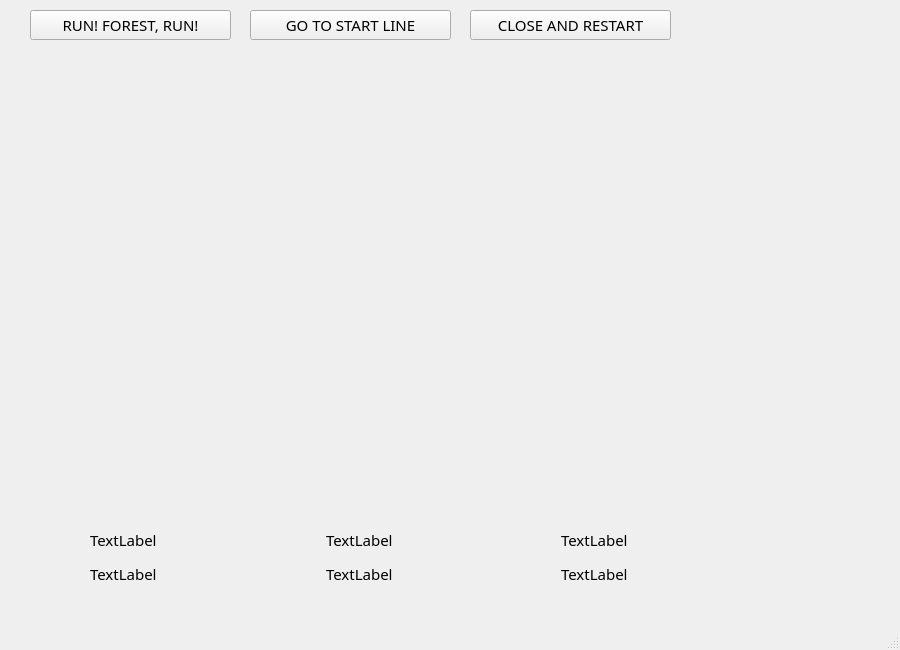
<?xml version="1.0" encoding="UTF-8"?>
<ui version="4.0">
 <class>RacingGame</class>
 <widget class="QMainWindow" name="RacingGame">
  <property name="geometry">
   <rect>
    <x>0</x>
    <y>0</y>
    <width>900</width>
    <height>650</height>
   </rect>
  </property>
  <property name="font">
   <font>
    <family>Dubai</family>
    <pointsize>11</pointsize>
   </font>
  </property>
  <property name="windowTitle">
   <string>RacingGame</string>
  </property>
  <widget class="QWidget" name="centralwidget">
   <widget class="QPushButton" name="runButton">
    <property name="geometry">
     <rect>
      <x>30</x>
      <y>10</y>
      <width>201</width>
      <height>30</height>
     </rect>
    </property>
    <property name="text">
     <string>RUN! FOREST, RUN!</string>
    </property>
    <property name="autoDefault">
     <bool>false</bool>
    </property>
   </widget>
   <widget class="QPushButton" name="startButton">
    <property name="geometry">
     <rect>
      <x>250</x>
      <y>10</y>
      <width>201</width>
      <height>30</height>
     </rect>
    </property>
    <property name="text">
     <string>GO TO START LINE</string>
    </property>
    <property name="autoDefault">
     <bool>false</bool>
    </property>
   </widget>
   <widget class="QPushButton" name="startButton_2">
    <property name="geometry">
     <rect>
      <x>470</x>
      <y>10</y>
      <width>201</width>
      <height>30</height>
     </rect>
    </property>
    <property name="text">
     <string>CLOSE AND RESTART</string>
    </property>
    <property name="autoDefault">
     <bool>false</bool>
    </property>
   </widget>
   <widget class="QWidget" name="gridLayoutWidget">
    <property name="geometry">
     <rect>
      <x>90</x>
      <y>526</y>
      <width>701</width>
      <height>61</height>
     </rect>
    </property>
    <layout class="QGridLayout" name="carInfo">
     <item row="1" column="0">
      <widget class="QLabel" name="label_2">
       <property name="text">
        <string>TextLabel</string>
       </property>
      </widget>
     </item>
     <item row="0" column="1">
      <widget class="QLabel" name="label_3">
       <property name="text">
        <string>TextLabel</string>
       </property>
      </widget>
     </item>
     <item row="0" column="0">
      <widget class="QLabel" name="label">
       <property name="text">
        <string>TextLabel</string>
       </property>
      </widget>
     </item>
     <item row="1" column="1">
      <widget class="QLabel" name="label_4">
       <property name="text">
        <string>TextLabel</string>
       </property>
      </widget>
     </item>
     <item row="0" column="2">
      <widget class="QLabel" name="label_5">
       <property name="text">
        <string>TextLabel</string>
       </property>
      </widget>
     </item>
     <item row="1" column="2">
      <widget class="QLabel" name="label_6">
       <property name="text">
        <string>TextLabel</string>
       </property>
      </widget>
     </item>
    </layout>
   </widget>
  </widget>
  <widget class="QMenuBar" name="menubar">
   <property name="geometry">
    <rect>
     <x>0</x>
     <y>0</y>
     <width>900</width>
     <height>35</height>
    </rect>
   </property>
  </widget>
  <widget class="QStatusBar" name="statusbar"/>
 </widget>
 <resources/>
 <connections/>
</ui>
